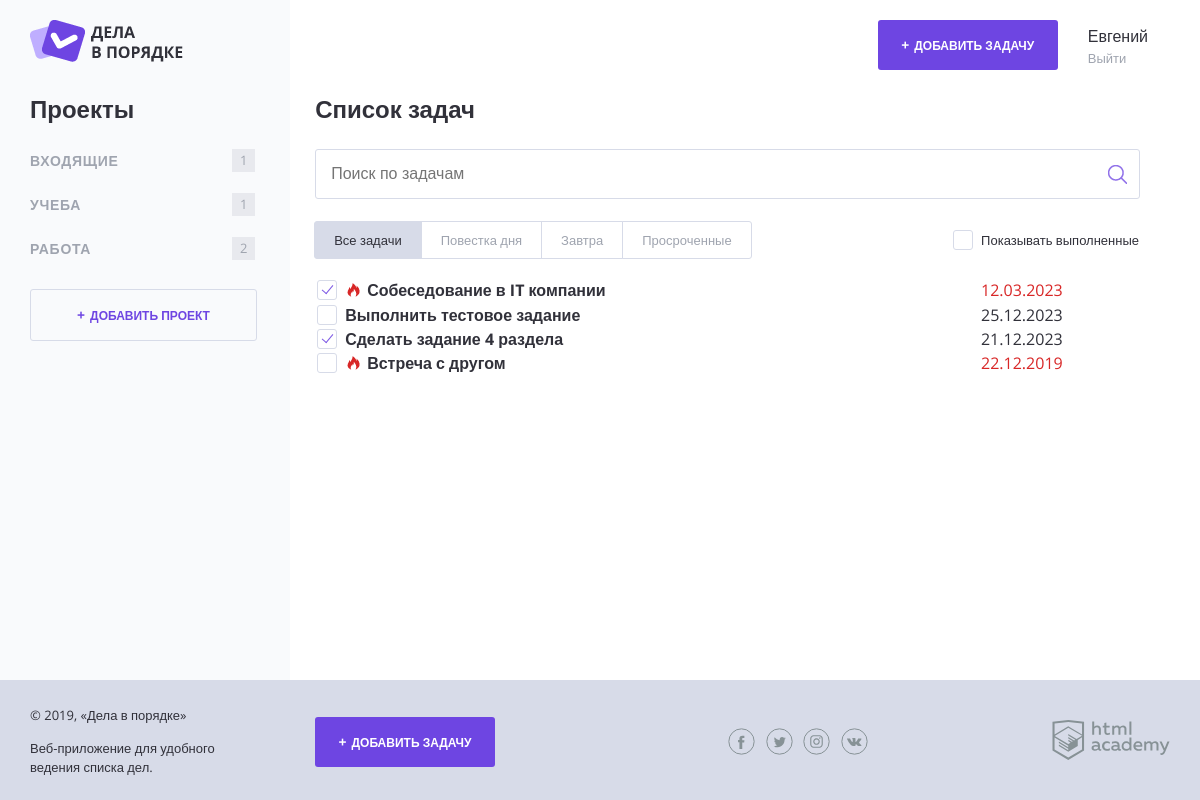
The page / on the database its author committed.
### tables this page shows
CREATE TABLE project (
    id INT AUTO_INCREMENT PRIMARY KEY,
    title VARCHAR(50),
    user_id INT    
 );

CREATE TABLE tasks (
    id INT AUTO_INCREMENT PRIMARY KEY,
    dt_create TIMESTAMP DEFAULT CURRENT_TIMESTAMP,
    status INT,
    title VARCHAR(255),
    file_link VARCHAR(255) ,
    dt_compleat DATETIME ,
    id_user INT,
    id_project INT 
 );

### helpers.php (called while the page is built, shortened)
<?php
function include_template($name, array $data = [])
{
    $name = 'templates/' . $name;
    extract($data);
    require $name;
    $result = ob_get_clean();
    return $result;
}
function getProjectsForUser($userId)
{
    $connectDatabase = mysqli_connect("127.0.0.1", "root", "", "doingsdone");
    mysqli_set_charset($connectDatabase, "utf8");
    $sqlQueryProject = "SELECT id, title, user_id FROM project WHERE user_id =" . "$userId";
    $resultQueryProject = mysqli_query($connectDatabase, $sqlQueryProject);
    $arrayProject = mysqli_fetch_all($resultQueryProject, MYSQLI_ASSOC);
    return ($arrayProject);
}
function getTasksFromUser($userId)
{
    $connectDatabase = mysqli_connect("127.0.0.1", "root", "", "doingsdone");
    mysqli_set_charset($connectDatabase, "utf8");
    $sqlQueryTask = "SELECT title, dt_compleat, id_project, file_link, id_user, status FROM tasks WHERE id_user =" . "$userId";
    $resultQueryTask = mysqli_query($connectDatabase, $sqlQueryTask);
    $arrayTask = mysqli_fetch_all($resultQueryTask, MYSQLI_ASSOC);
    return ($arrayTask);
}
function getUserId($userId)
{
    $connectDatabase = mysqli_connect("127.0.0.1", "root", "", "doingsdone");
    mysqli_set_charset($connectDatabase, "utf8");
    $sqlQueryUsers = "SELECT id, dt_create, email, password FROM users WHERE id =" . "$userId";
    $resultQueryUsers = mysqli_query($connectDatabase, $sqlQueryUsers);
    $arrayUsers = mysqli_fetch_all($resultQueryUsers, MYSQLI_ASSOC);
    foreach ($arrayUsers as $oneArray)
    {
        $idUser = $oneArray['id'];
    }
    return ($idUser);
}

### templates/main.php (the view, shortened to what this page needs)
<?php include_once('helpers.php') ?>
<section class="content__side">
    <h2 class="content__side-heading">Проекты</h2>
    <nav class="main-navigation">
        <?php foreach ($projects as $project): ?>
            <ul class="main-navigation__list">
                <li class="main-navigation__list-item">
                    <a class="main-navigation__list-item-link"
                       href="/?id=<?= $project['id']; ?>"><?= htmlspecialchars($project['title']) ?></a>
                    <span class="main-navigation__list-item-count"><?= countTaskFromProject($project, $tasks) ?></span>
                </li>
            </ul>
        <?php endforeach; ?>
    </nav>
    <a class="button button--transparent button--plus content__side-button"
       href="pages/form-project.html" target="project_add">Добавить проект</a>
</section>
<main class="content__main">
    <h2 class="content__main-heading">Список задач</h2>
    <form class="search-form" action="index.php" method="post" autocomplete="off">
        <input class="search-form__input" type="text" name="" value="" placeholder="Поиск по задачам">
        <input class="search-form__submit" type="submit" name="" value="Искать">
    </form>
    <div class="tasks-controls">
        <nav class="tasks-switch">
            <a href="/" class="tasks-switch__item tasks-switch__item--active">Все задачи</a>
            <a href="/" class="tasks-switch__item">Повестка дня</a>
            <a href="/" class="tasks-switch__item">Завтра</a>
            <a href="/" class="tasks-switch__item">Просроченные</a>
        </nav>
        <label class="checkbox">
            <span class="checkbox__text">Показывать выполненные</span>
        </label>
    </div>
    <?php
    foreach ($tasks as $task): ?>
        <table class="tasks">
                <?= importantDateRed($task); ?>
                <td class="task__select">
                    <label class="checkbox task__checkbox">
                        <span class="checkbox__text"><?= htmlspecialchars($task['title']); ?></span>
                    </label>
                </td>
                <td class="task__file">
                </td>
                <?php if ($task['dt_compleat'] != null): ?>
                    <td class="task__date"> <?= date("d.m.Y", strtotime($task['dt_compleat'])); ?>
                    </td> <?php endif; ?>
                <td class="task__controls">
                </td>
            </tr>
        </table>
    <?php endforeach; ?>
</main>

### index.php (shortened to what this page needs)
<?php
include_once('helpers.php');
function countTaskFromProject($projectArray, $taskArray)
{
    $number = 0;
    foreach ($taskArray as $oneTask) {
        if ($oneTask['id_project'] === $projectArray['id']) {
            $number++;
        };
    }
    return $number;
}
function importantDateRed($dedLine)
{
    $dedLineDate = $dedLine['dt_compleat'];
    $timestamp = time();
    $endTimestamp = strtotime($dedLineDate);
    $secondToDedLine = $endTimestamp - $timestamp;
    if ($secondToDedLine < 86400) {
        return '<tr class="task--important">';
    }
}
$user = getUserId(1);
$projects = getProjectsForUser($user);
$tasks = getTasksFromUser($user);
if (isset($_GET['add'])) {
    $main_content = include_template('form_add.php', ['projects' => $projects, 'tasks' => $tasks]);
    $layout_content = include_template('layout.php', ['page_content' => $main_content, 'name_page' => 'Добавление задачи']);
} else {
    $main_content = include_template('main.php', ['projects' => $projects, 'tasks' => $tasks]);
    $layout_content = include_template('layout.php', ['page_content' => $main_content, 'name_page' => 'Главная']);
}
print($layout_content);

### templates/layout.php (shortened to what this page needs)
<!DOCTYPE html>
<html lang="ru">
<head>
    <link rel="stylesheet" href="css/normalize.css">
    <link rel="stylesheet" href="css/style.css">
    <link rel="stylesheet" href="css/flatpickr.min.css">
</head>
<body>
<div class="page-wrapper">
    <div class="container container--with-sidebar">
        <header class="main-header">
            <a href="/index.php">
                <img src="img/logo.png" width="153" height="42" alt="Логотип Дела в порядке">
            </a>
            <div class="main-header__side">
                <a class="main-header__side-item button button--plus open-modal" href="/?add">Добавить задачу</a>
                <div class="main-header__side-item user-menu">
                    <div class="user-menu__data">
                        <p>Евгений</p>
                        <a href="#">Выйти</a>
                    </div>
                </div>
            </div>
        </header>
        <div class="content"><?= $page_content ?>
        </div>
    </div>
</div>
<footer class="main-footer">
    <div class="container">
        <div class="main-footer__copyright">
            <p>© 2019, «Дела в порядке»</p>
            <p>Веб-приложение для удобного ведения списка дел.</p>
        </div>
        <a class="main-footer__button button button--plus" href="/?add">Добавить задачу</a>
        <div class="main-footer__social social">
            <a class="social__link social__link--facebook" href="#">
            </a>
            <a class="social__link social__link--twitter" href="#">
            </a>
            <a class="social__link social__link--instagram" href="#">
            </a>
            <a class="social__link social__link--vkontakte" href="#">
            </a>
        </div>
        <div class="main-footer__developed-by">
            <a href="https://htmlacademy.ru/intensive/php">
                <img src="img/htmlacademy.svg" alt="HTML Academy" width="118" height="40">
            </a>
        </div>
    </div>
</footer>
</body>
</html>

### rows shown on the page
project: title "ВХОДЯЩИЕ", tasks "1"
project: title "УЧЕБА", tasks "1"
project: title "РАБОТА", tasks "2"
tasks: title "Собеседование в IT компании", dt_compleat "12.03.2023"
tasks: title "Выполнить тестовое задание", dt_compleat "25.12.2023"
tasks: title "Сделать задание 4 раздела", dt_compleat "21.12.2023"
tasks: title "Встреча с другом", dt_compleat "22.12.2019"
